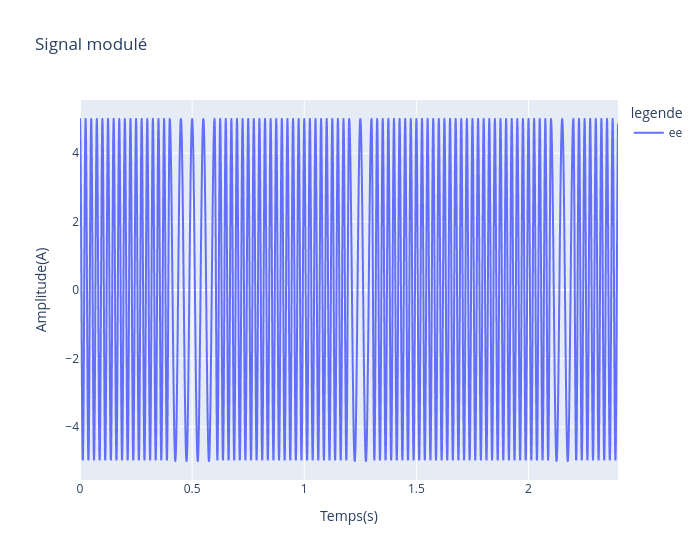

Notebook code cell kept with this figure:
### Code cell
# Affichage de s_m
df_sm = pd.DataFrame({'x': tm[:N_mod], 'y': sm[:N_mod], 'legende': 'ee'})
fig3 = px.line(df_sm, x='x',  y='y', color='legende', labels={'x': 'Temps(s)' , 'y':'Amplitude(A)'}, title= 'Signal modulé' , width=700 )
fig3.show()

### Figure 1 — Plotly figure (JSON) as saved in the notebook; plotly's stock layout.template omitted (floating-point values rounded to 4 significant figures; data arrays with more than 128 entries replaced by an {"elided": "..."} marker saying what was removed)
{"data": [{"hovertemplate": "legende=ee<br>Temps(s)=%{x}<br>Amplitude(A)=%{y}<extra></extra>", "legendgroup": "ee", "line": {"color": "#636efa", "dash": "solid"}, "marker": {"symbol": "circle"}, "mode": "lines", "name": "ee", "showlegend": true, "type": "scattergl", "x": {"elided": "2400 float values"}, "xaxis": "x", "y": {"elided": "2400 float values"}, "yaxis": "y"}], "layout": {"legend": {"title": {"text": "legende"}, "tracegroupgap": 0}, "title": {"text": "Signal modulé"}, "width": 700, "xaxis": {"anchor": "y", "domain": [0, 1], "title": {"text": "Temps(s)"}}, "yaxis": {"anchor": "x", "domain": [0, 1], "title": {"text": "Amplitude(A)"}}}}
